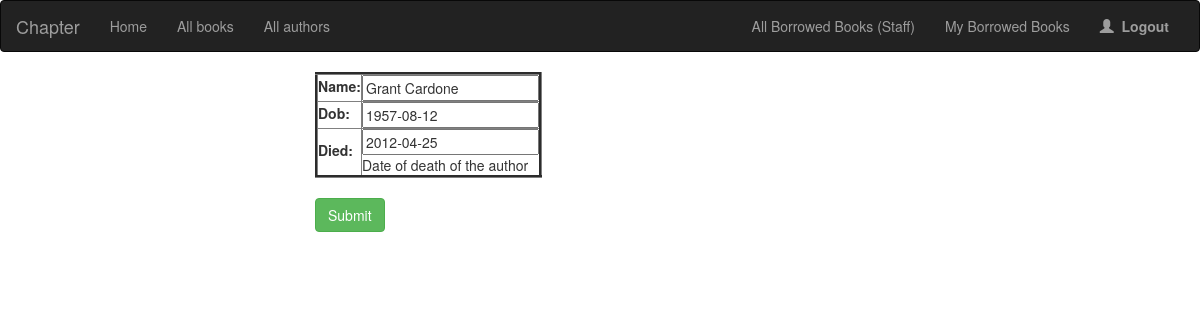
The page /catalog/authors/update/2/ (signed in) on the database its author committed.
### catalog/models.py (models this page shows, shortened)
class Author(models.Model):
    name = models.CharField(max_length=200)
    dob = models.DateField(null=True, blank=True)
    dod = models.DateField('Died', blank=True, null=True,help_text = "Date of death of the author",)
    class Meta:
        ordering=["name"]

### catalog/views.py (the view)
# urls.py: url(r'authors/update/(?P<pk>\d+)/$', views.AuthorUpdate.as_view(), name='update-author'),
class AuthorUpdate(LoginRequiredMixin,UpdateView):
    login_url = '/login/'
    model = Author
    fields = '__all__'
    template_name_suffix = '_add_form'

### catalog/templates/catalog/author_add_form.html
{% extends 'base.html' %}
{% block content %}
	<form action="" method="post">{% csrf_token %}
		<table border='3'>
			{{ form }}
		</table>
        <br />
         <button type="submit" class="btn btn-success">Submit</button>
	</form>
{% endblock %}

### rows shown on the page
Author: name "Grant Cardone", dob "1957-08-12", dod "2012-04-25"
